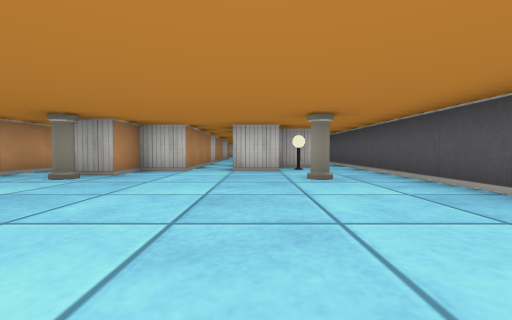
View 1 (above)

16 first-person views from a walk through a cub3D maze. The camera is about half as high as the walls, tilts 2° down and sees 90° across. The floor is counted in squares. Each view is taken from the middle of a square. On the plan, view 1 faces up. The plan holds only what a view shows up to about 9 squares ahead; the rest is blank.

View 2
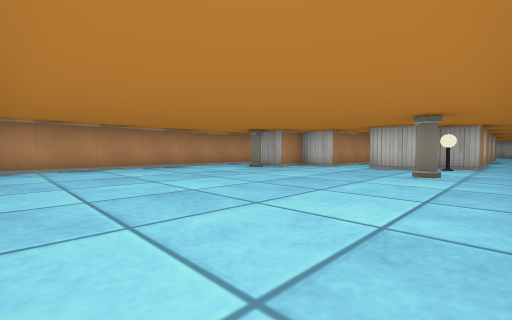

View 3
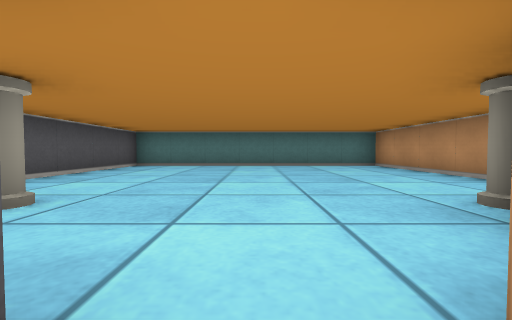

View 4
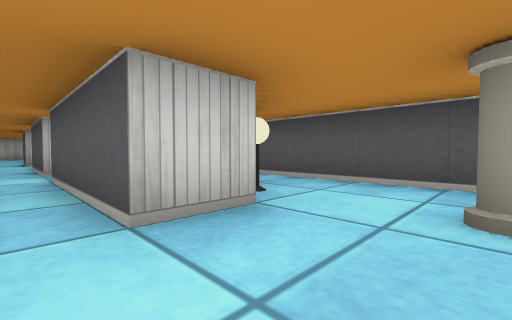

View 5
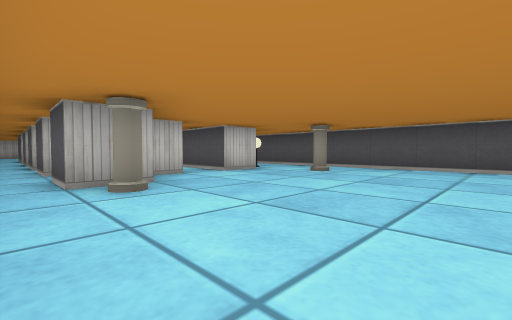

View 6
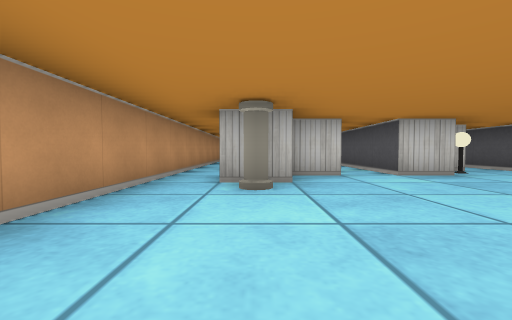

View 7
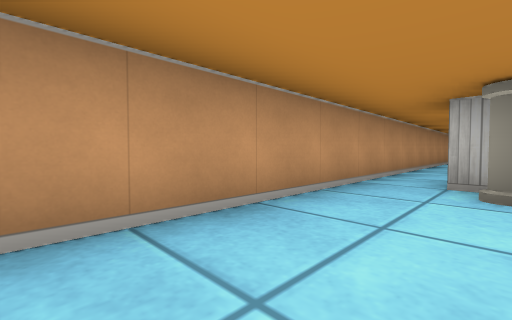

View 8
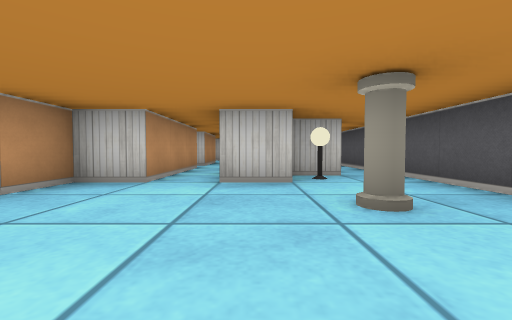

View 9
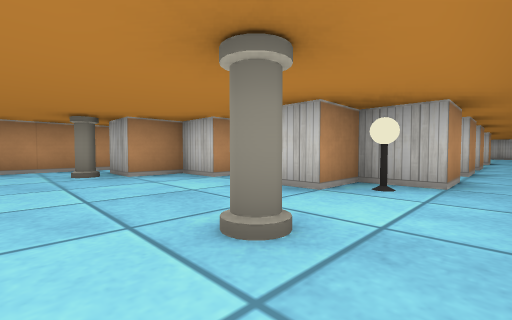

View 10
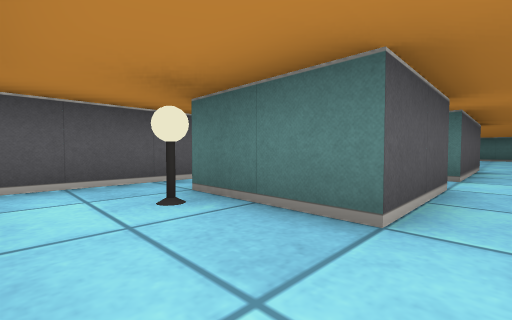

View 11
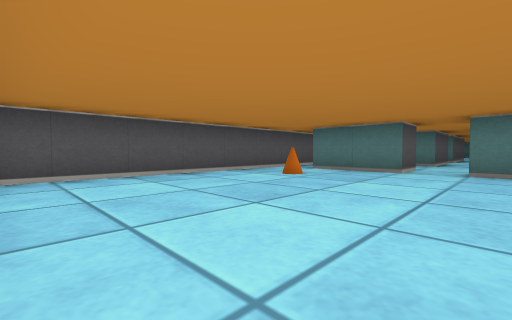

View 12
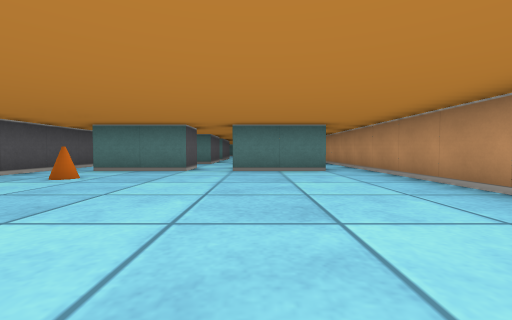

View 13
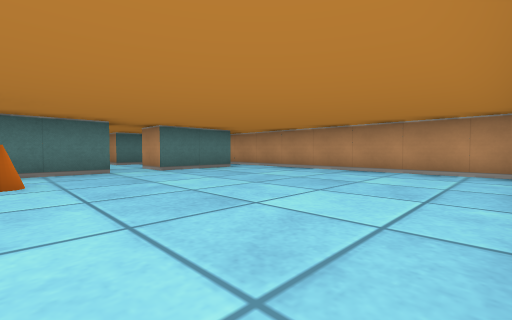

View 14
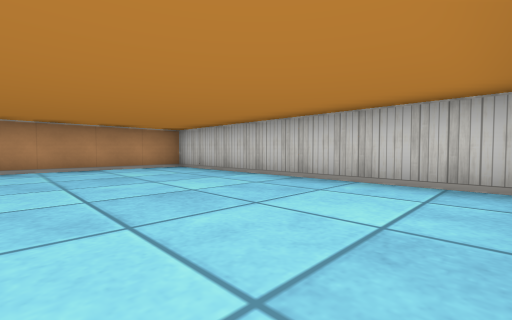

View 15
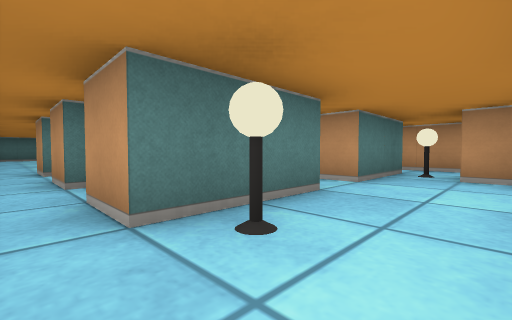

View 16
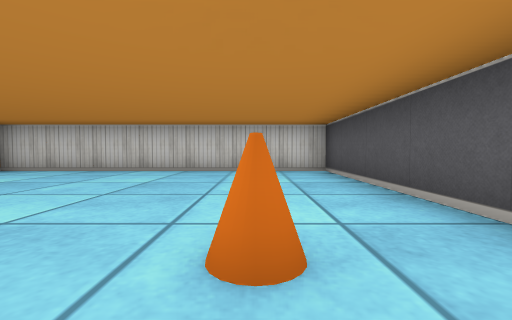

### Floor plan
Points are (right, up) in squares from view 1. A wall is a line through its corners. A room is listed if a view was taken in it or the views show most of it. See-through windows are left out.
Room 1 (views 1, 2, 4, 5, 6, 7, 8, 9)
walls: (-1.5, 5.5) (-2.5, 5.5) (-2.5, 4.5) (-3.5, 4.5) (-3.5, 5.5); (-4.5, 6.5) (-4.5, -1.5) (2.5, -1.5) (2.5, 8.5); (1.5, 7.5) (1.5, 6.5) (0.5, 6.5) (0.5, 5.5) (-0.5, 5.5)
ways out: opening at (-1, 6) to room 2; opening at (2, 9) to room 5; opening at (-4, 6) to room 6
objects: pillar (-3, 4); pillar (1, 4); lamp (1, 6)
Room 2 (view 3)
walls: (-0.5, 9.4) (-0.5, 11.5); (-1.5, 8.5) (-1.5, 5.5); (-1.5, 11.5) (-1.5, 9.5); (-0.5, 5.5) (-0.5, 8.5)
ways out: opening at (-1, 6) to room 1; opening at (-1, 10.5) to room 3
Room 3 (view 10)
walls: (-2.5, 13.1) (-2.5, 12.5); (-3.5, 10.5) (-3.5, 11.5) (-1.5, 11.5); (-4.5, 12.5) (-4.5, 10.5)
ways out: opening at (-1, 10.5) to room 2; opening at (-4, 13.5) to room 4; opening at (-1, 14) to room 4; opening at (0.5, 12.5) to room 5; opening at (-4, 11) to room 6
objects: lamp (-3, 12)
Room 4 (views 11, 12, 13, 14, 16)
walls: (-3.5, 14.5) (-1.5, 14.5) (-1.5, 13.5); (-0.5, 13.4) (-0.5, 14.5) (1.5, 14.5); (2.5, 14.5) (2.5, 20.5) (-4.5, 20.5) (-4.5, 12.5)
ways out: opening at (-4, 13.5) to room 3; opening at (-1, 14) to room 3; opening at (2, 14) to room 5
objects: cone (1, 16)
Room 5 (view 15)
walls: (-0.5, 11.5) (1.5, 11.5) (1.5, 10.5); (1.5, 9.6) (1.5, 8.5); (1.5, 14.5) (1.5, 13.5); (2.5, 8.5) (2.5, 14.5)
ways out: opening at (2, 9) to room 1; opening at (0.5, 12.5) to room 3; opening at (2, 14) to room 4
objects: lamp (1, 12)
Room 6 (no view inside)
walls: (-3.5, 8.5) (-3.5, 9.4); (-4.5, 10.5) (-4.5, 6.5); (-3.5, 6.5) (-3.5, 7.4)
ways out: opening at (-4, 6) to room 1; opening at (-4, 11) to room 3

Where each view was taken, in squares from view 1:
view 1: 0 up, 0 right, facing up
view 2: 1 down, 2 right, facing up-left
view 3: 6 up, 1 left, facing down
view 4: 4 up, 1 left, facing up-right
view 5: 1 up, 4 left, facing up-right
view 6: 1 up, 3 left, facing up
view 7: 1 up, 3 left, facing up-left
view 8: 2 up, 0 right, facing up
view 9: 3 up, 2 right, facing up-left
view 10: 13 up, 1 left, facing down-right
view 11: 20 up, 2 left, facing down-right
view 12: 20 up, 2 left, facing down
view 13: 20 up, 1 right, facing down-left
view 14: 17 up, 2 right, facing up-left
view 15: 13 up, 2 right, facing down-left
view 16: 15 up, 1 right, facing up
